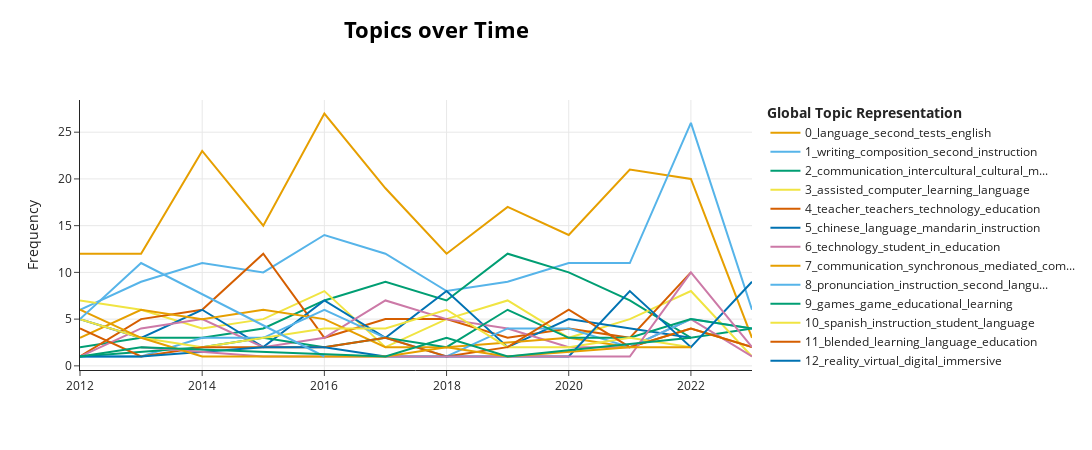

The notebook cell saved with this chart:
### Code cell
model.visualize_topics_over_time(topics_over_time)

### Figure 1 — Plotly figure (JSON) as saved in the notebook; plotly's stock layout.template omitted (floating-point values rounded to 4 significant figures)
{"data": [{"hoverinfo": "text", "hovertext": ["<b>Topic 0</b><br>Words: language, second, tests, instruction, english", "<b>Topic 0</b><br>Words: language, second, tests, reading, english", "<b>Topic 0</b><br>Words: language, second, english, instruction, linguistics", "<b>Topic 0</b><br>Words: language, second, english, instruction, tests", "<b>Topic 0</b><br>Words: language, second, analysis, tests, english", "<b>Topic 0</b><br>Words: language, analysis, second, groups, english", "<b>Topic 0</b><br>Words: language, second, tests, instruction, english", "<b>Topic 0</b><br>Words: language, second, tests, instruction, english", "<b>Topic 0</b><br>Words: language, second, tests, reading, students", "<b>Topic 0</b><br>Words: language, second, tests, english, instruction", "<b>Topic 0</b><br>Words: language, second, tests, instruction, english", "<b>Topic 0</b><br>Words: formative, academic, anxiety, collocations, order"], "marker": {"color": "#E69F00"}, "mode": "lines", "name": "0_language_second_tests_english", "type": "scatter", "x": [2012, 2013, 2014, 2015, 2016, 2017, 2018, 2019, 2020, 2021, 2022, 2023], "y": [12, 12, 23, 15, 27, 19, 12, 17, 14, 21, 20, 3]}, {"hoverinfo": "text", "hovertext": ["<b>Topic 1</b><br>Words: writing, collaborative, composition, computer, instruction", "<b>Topic 1</b><br>Words: writing, composition, web, second, language", "<b>Topic 1</b><br>Words: writing, groups, language, collaborative, english", "<b>Topic 1</b><br>Words: writing, composition, instruction, second, students", "<b>Topic 1</b><br>Words: writing, composition, evaluation, instruction, second", "<b>Topic 1</b><br>Words: writing, collaborative, composition, second, english", "<b>Topic 1</b><br>Words: writing, evaluation, collaborative, composition, second", "<b>Topic 1</b><br>Words: writing, instruction, second, language, evaluation", "<b>Topic 1</b><br>Words: writing, english, instruction, feedback, second", "<b>Topic 1</b><br>Words: writing, improvement, feedback, evaluation, students", "<b>Topic 1</b><br>Words: writing, feedback, collaborative, automated, language", "<b>Topic 1</b><br>Words: writing, review, l2, peer, face"], "marker": {"color": "#56B4E9"}, "mode": "lines", "name": "1_writing_composition_second_instruction", "type": "scatter", "x": [2012, 2013, 2014, 2015, 2016, 2017, 2018, 2019, 2020, 2021, 2022, 2023], "y": [6, 9, 11, 10, 14, 12, 8, 9, 11, 11, 26, 6]}, {"hoverinfo": "text", "hovertext": ["<b>Topic 2</b><br>Words: intercultural, communication, awareness, cultural, students", "<b>Topic 2</b><br>Words: communication, intercultural, cooperative, mediated, friendship", "<b>Topic 2</b><br>Words: intercultural, communication, analysis, cultural, intervals", "<b>Topic 2</b><br>Words: intercultural, communication, discourse, english, cultural", "<b>Topic 2</b><br>Words: communication, intercultural, cultural, mediated, second", "<b>Topic 2</b><br>Words: communication, intercultural, social, mediated, cultural", "<b>Topic 2</b><br>Words: communication, intercultural, cultural, language, mediated", "<b>Topic 2</b><br>Words: communication, cultural, intercultural, mediated, language", "<b>Topic 2</b><br>Words: communication, intercultural, cultural, mediated, language", "<b>Topic 2</b><br>Words: communication, cultural, intercultural, mediated, awareness", "<b>Topic 2</b><br>Words: communication, intercultural, cultural, exchange, awareness", "<b>Topic 2</b><br>Words: communication, intercultural, latvia, icc, soviet"], "marker": {"color": "#009E73"}, "mode": "lines", "name": "2_communication_intercultural_cultural_m...", "type": "scatter", "x": [2012, 2013, 2014, 2015, 2016, 2017, 2018, 2019, 2020, 2021, 2022, 2023], "y": [2, 3, 3, 4, 7, 9, 7, 12, 10, 7, 3, 4]}, {"hoverinfo": "text", "hovertext": ["<b>Topic 3</b><br>Words: methodology, assisted, vocabulary, computer, term", "<b>Topic 3</b><br>Words: assisted, size, meta, effect, computer", "<b>Topic 3</b><br>Words: assisted, meta, computer, systems, instruction", "<b>Topic 3</b><br>Words: meta, size, assisted, effect, computer", "<b>Topic 3</b><br>Words: assisted, computer, learning, educational, language", "<b>Topic 3</b><br>Words: instructional, listening, assisted, education, computer", "<b>Topic 3</b><br>Words: meta, vocabulary, technology, effect, methodology", "<b>Topic 3</b><br>Words: assisted, computer, learning, instruction, language", "<b>Topic 3</b><br>Words: videos, occurrence, bias, research, monolingualism", "<b>Topic 3</b><br>Words: assisted, educational, size, computer, instruction", "<b>Topic 3</b><br>Words: learning, assisted, vocabulary, corpus, language", "<b>Topic 3</b><br>Words: intervention, effect, heterogeneous, levels, texting"], "marker": {"color": "#F0E442"}, "mode": "lines", "name": "3_assisted_computer_learning_language", "type": "scatter", "x": [2012, 2013, 2014, 2015, 2016, 2017, 2018, 2019, 2020, 2021, 2022, 2023], "y": [7, 6, 4, 5, 8, 2, 5, 7, 3, 5, 8, 1]}, {"hoverinfo": "text", "hovertext": ["<b>Topic 4</b><br>Words: tesol, teacher, education, in, technology", "<b>Topic 4</b><br>Words: teacher, teachers, technology, knowledge, educational", "<b>Topic 4</b><br>Words: teacher, teachers, technology, preservice, education", "<b>Topic 4</b><br>Words: teacher, teachers, technology, education, educational", "<b>Topic 4</b><br>Words: teacher, teachers, education, content, technological", "<b>Topic 4</b><br>Words: teacher, teachers, technology, pedagogical, knowledge", "<b>Topic 4</b><br>Words: teachers, teacher, content, technology, education", "<b>Topic 4</b><br>Words: teacher, technology, teachers, educational, schools", "<b>Topic 4</b><br>Words: teacher, teachers, technological, content, integration", "<b>Topic 4</b><br>Words: teacher, teachers, integration, technology, adaptation", "<b>Topic 4</b><br>Words: teachers, teacher, technology, technological, knowledge"], "marker": {"color": "#D55E00"}, "mode": "lines", "name": "4_teacher_teachers_technology_education", "type": "scatter", "x": [2012, 2013, 2014, 2015, 2016, 2017, 2018, 2019, 2020, 2021, 2022], "y": [1, 5, 6, 12, 3, 5, 5, 3, 4, 3, 10]}, {"hoverinfo": "text", "hovertext": ["<b>Topic 5</b><br>Words: chinese, vocabulary, instruction, animation, language", "<b>Topic 5</b><br>Words: chinese, mandarin, language, phonetic, semantic", "<b>Topic 5</b><br>Words: chinese, mandarin, attitudes, language, second", "<b>Topic 5</b><br>Words: chinese, handwriting, remedial, posttests, pretests", "<b>Topic 5</b><br>Words: chinese, mandarin, language, learning, second", "<b>Topic 5</b><br>Words: chinese, language, instruction, foreign, native", "<b>Topic 5</b><br>Words: chinese, mandarin, language, student, attitudes", "<b>Topic 5</b><br>Words: chinese, language, mandarin, asian, place", "<b>Topic 5</b><br>Words: chinese, language, orthographic, symbols, instruction", "<b>Topic 5</b><br>Words: chinese, student, language, learning, sociocultural", "<b>Topic 5</b><br>Words: chinese, instruction, mandarin, individualized, second"], "marker": {"color": "#0072B2"}, "mode": "lines", "name": "5_chinese_language_mandarin_instruction", "type": "scatter", "x": [2012, 2013, 2014, 2015, 2016, 2017, 2018, 2019, 2020, 2021, 2022], "y": [5, 3, 6, 2, 7, 3, 8, 2, 5, 4, 3]}, {"hoverinfo": "text", "hovertext": ["<b>Topic 6</b><br>Words: satisfaction, styles, as, web, student", "<b>Topic 6</b><br>Words: student, information, in, dissemination, technology", "<b>Topic 6</b><br>Words: educational, student, resources, learning, education", "<b>Topic 6</b><br>Words: web, site, networking, technology, student", "<b>Topic 6</b><br>Words: perception, in, uses, computers, technology", "<b>Topic 6</b><br>Words: technology, handheld, devices, telecommunications, education", "<b>Topic 6</b><br>Words: technology, in, uses, surveys, student", "<b>Topic 6</b><br>Words: student, handheld, devices, telecommunications, technology", "<b>Topic 6</b><br>Words: reading, handheld, devices, affordances, education", "<b>Topic 6</b><br>Words: judgment, value, readiness, technology, student", "<b>Topic 6</b><br>Words: device, learning, education, technology, student", "<b>Topic 6</b><br>Words: willingness, communicate, to, ideal, an"], "marker": {"color": "#CC79A7"}, "mode": "lines", "name": "6_technology_student_in_education", "type": "scatter", "x": [2012, 2013, 2014, 2015, 2016, 2017, 2018, 2019, 2020, 2021, 2022, 2023], "y": [1, 4, 5, 2, 3, 7, 5, 4, 2, 2, 5, 1]}, {"hoverinfo": "text", "hovertext": ["<b>Topic 7</b><br>Words: communication, synchronous, mediated, analysis, strategic", "<b>Topic 7</b><br>Words: communication, synchronous, mediated, computer, educational", "<b>Topic 7</b><br>Words: communication, synchronous, mediated, asynchronous, computer", "<b>Topic 7</b><br>Words: conversation, communication, face, mediated, interaction", "<b>Topic 7</b><br>Words: communication, synchronous, mediated, analysis, lessons", "<b>Topic 7</b><br>Words: communication, theories, tions, func, mediated", "<b>Topic 7</b><br>Words: telecollaboration, synchronous, scoping, synthesis, mediated", "<b>Topic 7</b><br>Words: text, communication, mediated, dcts, completion", "<b>Topic 7</b><br>Words: communication, frozen, paragraph, mode, giving", "<b>Topic 7</b><br>Words: communication, mediated, virtual, presence, taking", "<b>Topic 7</b><br>Words: messaging, topic, conversation, interactional, text"], "marker": {"color": "#E69F00"}, "mode": "lines", "name": "7_communication_synchronous_mediated_com...", "type": "scatter", "x": [2012, 2013, 2014, 2015, 2016, 2017, 2018, 2020, 2021, 2022, 2023], "y": [3, 6, 5, 6, 5, 2, 2, 3, 2, 4, 2]}, {"hoverinfo": "text", "hovertext": ["<b>Topic 8</b><br>Words: pronunciation, articulation, phonetics, acoustics, intonation", "<b>Topic 8</b><br>Words: pronunciation, probability, computation, phonetics, acoustics", "<b>Topic 8</b><br>Words: pronunciation, groups, phonemes, control, instruction", "<b>Topic 8</b><br>Words: pronunciation, phonemes, japanese, speech, scores", "<b>Topic 8</b><br>Words: pronunciation, instruction, instructional, second, pretests", "<b>Topic 8</b><br>Words: pronunciation, groups, pretests, posttests, telecommunications", "<b>Topic 8</b><br>Words: auditory, pronunciation, word, discrimination, phonology", "<b>Topic 8</b><br>Words: pronunciation, instruction, audio, equipment, accuracy", "<b>Topic 8</b><br>Words: pronunciation, instruction, morphophonemics, metaphonological, tts", "<b>Topic 8</b><br>Words: pronunciation, worksheets, alphabets, transcription, phonetics", "<b>Topic 8</b><br>Words: pronunciation, prosody, phonetics, speech, instruction", "<b>Topic 8</b><br>Words: pronunciation, automatic, training, assessment, l2"], "marker": {"color": "#56B4E9"}, "mode": "lines", "name": "8_pronunciation_instruction_second_langu...", "type": "scatter", "x": [2012, 2013, 2014, 2015, 2016, 2017, 2018, 2019, 2020, 2021, 2022, 2023], "y": [1, 1, 3, 3, 6, 3, 1, 4, 4, 2, 5, 4]}, {"hoverinfo": "text", "hovertext": ["<b>Topic 9</b><br>Words: play, games, playing, sociocultural, computer", "<b>Topic 9</b><br>Words: games, educational, technology, leisure, opportunities", "<b>Topic 9</b><br>Words: games, educational, world, maps, sanitation", "<b>Topic 9</b><br>Words: games, game, generalization, vocabulary, playing", "<b>Topic 9</b><br>Words: extramural, gaming, sla, games, yells", "<b>Topic 9</b><br>Words: games, modern, listening, skills, teamwork", "<b>Topic 9</b><br>Words: games, video, digital, technology, computer", "<b>Topic 9</b><br>Words: games, game, based, learning, educational", "<b>Topic 9</b><br>Words: games, game, learning, reports, based", "<b>Topic 9</b><br>Words: games, game, video, language, audiovisual", "<b>Topic 9</b><br>Words: game, games, based, phrasal, negotiated"], "marker": {"color": "#009E73"}, "mode": "lines", "name": "9_games_game_educational_learning", "type": "scatter", "x": [2012, 2014, 2015, 2016, 2017, 2018, 2019, 2020, 2021, 2022, 2023], "y": [1, 2, 3, 2, 3, 2, 6, 3, 3, 5, 4]}, {"hoverinfo": "text", "hovertext": ["<b>Topic 10</b><br>Words: spanish, instruction, college, multimedia, student", "<b>Topic 10</b><br>Words: spanish, multiple, student, high, students", "<b>Topic 10</b><br>Words: spanish, latin, listening, students, instruction", "<b>Topic 10</b><br>Words: spanish, instruction, student, students, analysis", "<b>Topic 10</b><br>Words: spanish, college, students, advanced, language", "<b>Topic 10</b><br>Words: spanish, computer, instruction, second, language", "<b>Topic 10</b><br>Words: spanish, instruction, language, second, layout", "<b>Topic 10</b><br>Words: spanish, mass, instruction, long, repetition", "<b>Topic 10</b><br>Words: spanish, student, task, learning, communication", "<b>Topic 10</b><br>Words: spanish, student, motivation, sciences, instruction"], "marker": {"color": "#F0E442"}, "mode": "lines", "name": "10_spanish_instruction_student_language", "type": "scatter", "x": [2012, 2013, 2014, 2016, 2017, 2018, 2019, 2020, 2021, 2022], "y": [5, 3, 2, 4, 4, 6, 2, 2, 3, 2]}, {"hoverinfo": "text", "hovertext": ["<b>Topic 11</b><br>Words: blended, learning, research, theory, course", "<b>Topic 11</b><br>Words: experience, blended, perspective, conflict, factors", "<b>Topic 11</b><br>Words: blended, libraries, learning, students, technology", "<b>Topic 11</b><br>Words: l2, mixed, research, perspective, ecological", "<b>Topic 11</b><br>Words: blended, hybrid, flipped, classes, learning", "<b>Topic 11</b><br>Words: blended, learning, education, of, focus", "<b>Topic 11</b><br>Words: mastery, blended, learning, course, outcomes", "<b>Topic 11</b><br>Words: blended, learning, teachers, teacher, relationship", "<b>Topic 11</b><br>Words: blended, learning, instructional, language, second", "<b>Topic 11</b><br>Words: blended, learning, second, language, integrated", "<b>Topic 11</b><br>Words: blended, learning, disabilities, secondary, sign", "<b>Topic 11</b><br>Words: blended, efl, bll, new, vietnam"], "marker": {"color": "#D55E00"}, "mode": "lines", "name": "11_blended_learning_language_education", "type": "scatter", "x": [2012, 2013, 2014, 2015, 2016, 2017, 2018, 2019, 2020, 2021, 2022, 2023], "y": [4, 1, 2, 2, 2, 3, 1, 2, 6, 2, 4, 2]}, {"hoverinfo": "text", "hovertext": ["<b>Topic 12</b><br>Words: worlds, virtual, dimensional, avatars, three", "<b>Topic 12</b><br>Words: texts, digital, multilingualism, literacy, reading", "<b>Topic 12</b><br>Words: texts, comprehension, digital, reading, hypermedia", "<b>Topic 12</b><br>Words: ells, and, literacies, reading, digital", "<b>Topic 12</b><br>Words: popular, fans, fandom, fan, 21st", "<b>Topic 12</b><br>Words: relational, dialectics, stories, work, digital", "<b>Topic 12</b><br>Words: reality, digital, maker, virtual, culture", "<b>Topic 12</b><br>Words: reality, virtual, rendered, interactivity, hmd", "<b>Topic 12</b><br>Words: reality, virtual, digital, multimodality, vr"], "marker": {"color": "#0072B2"}, "mode": "lines", "name": "12_reality_virtual_digital_immersive", "type": "scatter", "x": [2012, 2013, 2015, 2016, 2017, 2020, 2021, 2022, 2023], "y": [1, 1, 2, 2, 1, 1, 8, 2, 9]}, {"hoverinfo": "text", "hovertext": ["<b>Topic 13</b><br>Words: mobile, technologyaffordances, tablet, assisted, cross", "<b>Topic 13</b><br>Words: phone, mobile, replication, learner, differences", "<b>Topic 13</b><br>Words: mobile, apps, recall, listening, comprehension", "<b>Topic 13</b><br>Words: psr, tablet, determination, efl, theory", "<b>Topic 13</b><br>Words: mobile, recall, autonomy, learner, blended", "<b>Topic 13</b><br>Words: mobile, narrative, mall, review, characteristics", "<b>Topic 13</b><br>Words: mobile, assisted, learning, model, application", "<b>Topic 13</b><br>Words: mobile, theory, motivavtion, requests, sem"], "marker": {"color": "#CC79A7"}, "mode": "lines", "name": "13_mobile_assisted_learning_model", "type": "scatter", "x": [2013, 2015, 2016, 2018, 2020, 2021, 2022, 2023], "y": [2, 1, 1, 1, 1, 1, 10, 2]}, {"hoverinfo": "text", "hovertext": ["<b>Topic 14</b><br>Words: french, student, students, instruction, learning", "<b>Topic 14</b><br>Words: french, experienced, teachers, interaction, instruction", "<b>Topic 14</b><br>Words: french, aids, visual, video, listening", "<b>Topic 14</b><br>Words: instructed, audiovisual, sla, french, listening", "<b>Topic 14</b><br>Words: french, data, courses, analysis, video", "<b>Topic 14</b><br>Words: french, singing, repetition, music, access", "<b>Topic 14</b><br>Words: french, evaluation, courses, introductory, undergraduate", "<b>Topic 14</b><br>Words: french, retrieval, captions, aids, movements"], "marker": {"color": "#E69F00"}, "mode": "lines", "name": "14_french_courses_instruction_undergradu...", "type": "scatter", "x": [2012, 2013, 2014, 2017, 2018, 2019, 2021, 2022], "y": [6, 3, 1, 1, 2, 1, 2, 2]}, {"hoverinfo": "text", "hovertext": ["<b>Topic 15</b><br>Words: nan, , , , ", "<b>Topic 15</b><br>Words: nan, , , , ", "<b>Topic 15</b><br>Words: nan, , , , "], "marker": {"color": "#56B4E9"}, "mode": "lines", "name": "15_nan___", "type": "scatter", "x": [2012, 2013, 2016], "y": [5, 11, 1]}, {"hoverinfo": "text", "hovertext": ["<b>Topic 16</b><br>Words: expertise, psycholinguistics, modalities, classrooms, instruction", "<b>Topic 16</b><br>Words: computer, novelty, dimension, stimulus, immigrants", "<b>Topic 16</b><br>Words: interdisciplinary, attention, movements, research, eye", "<b>Topic 16</b><br>Words: computer, persuasive, communication, discourse, psychology", "<b>Topic 16</b><br>Words: retrieval, teleconferencing, semantics, nonverbal, recall", "<b>Topic 16</b><br>Words: computer, communication, interpersonal, mediated, assisted"], "marker": {"color": "#009E73"}, "mode": "lines", "name": "16_computer_communication_assisted_instr...", "type": "scatter", "x": [2012, 2013, 2017, 2018, 2019, 2022], "y": [1, 2, 1, 3, 1, 3]}], "layout": {"height": 450, "hoverlabel": {"bgcolor": "white", "font": {"family": "Rockwell", "size": 16}}, "legend": {"title": {"text": "<b>Global Topic Representation"}}, "title": {"font": {"color": "Black", "size": 22}, "text": "<b>Topics over Time</b>", "x": 0.4, "xanchor": "center", "y": 0.95, "yanchor": "top"}, "width": 1250, "xaxis": {"showgrid": true}, "yaxis": {"showgrid": true, "title": {"text": "Frequency"}}}}
